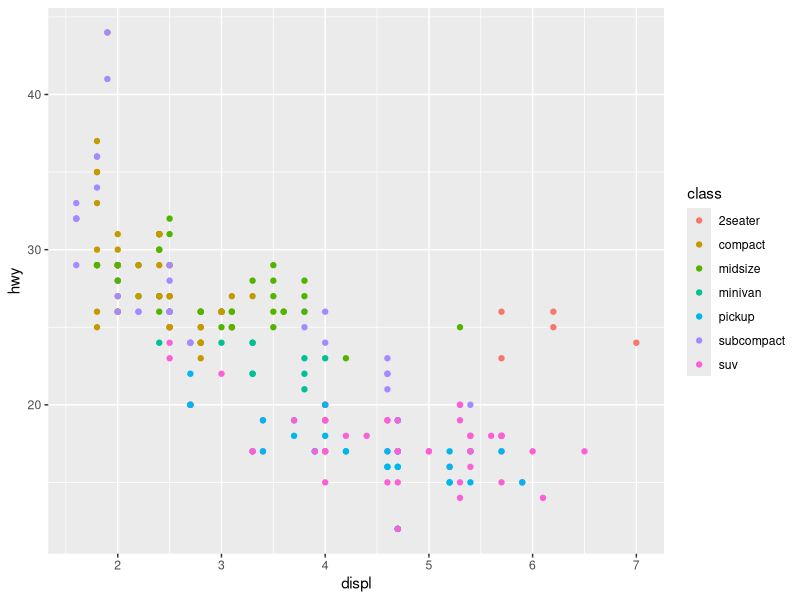
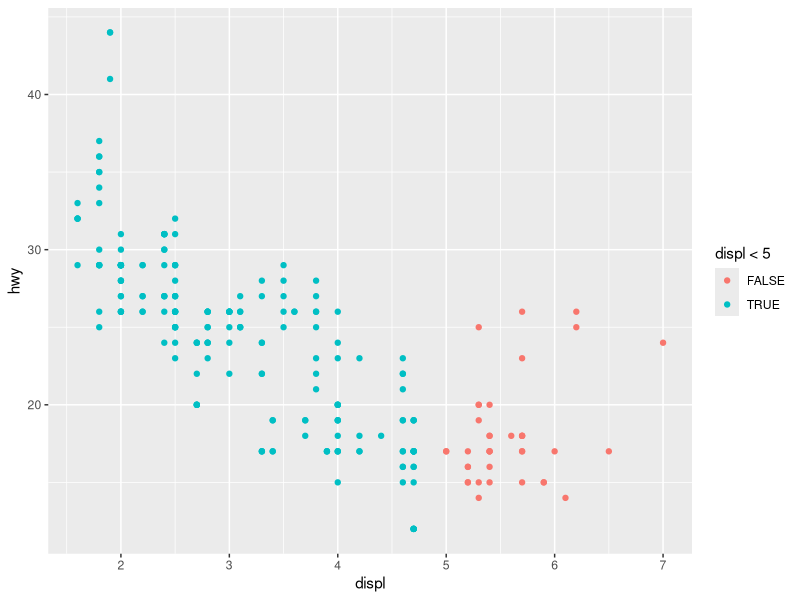
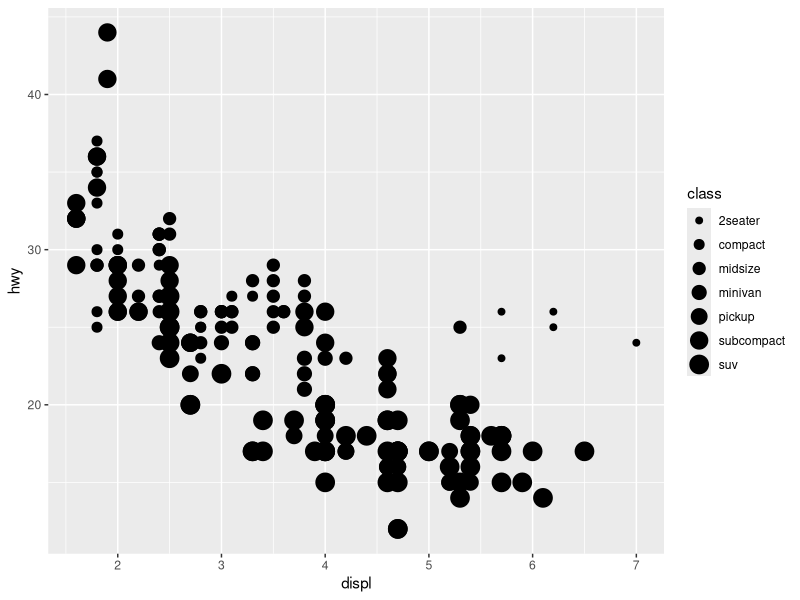
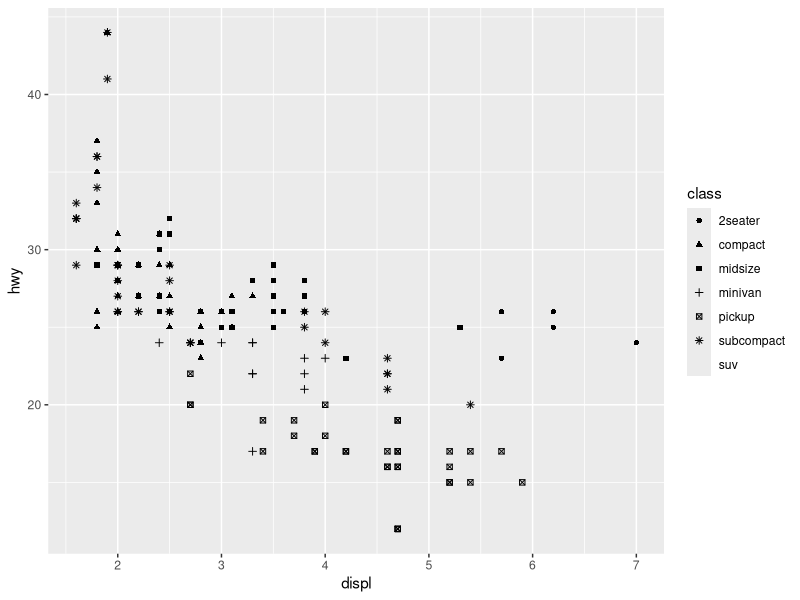
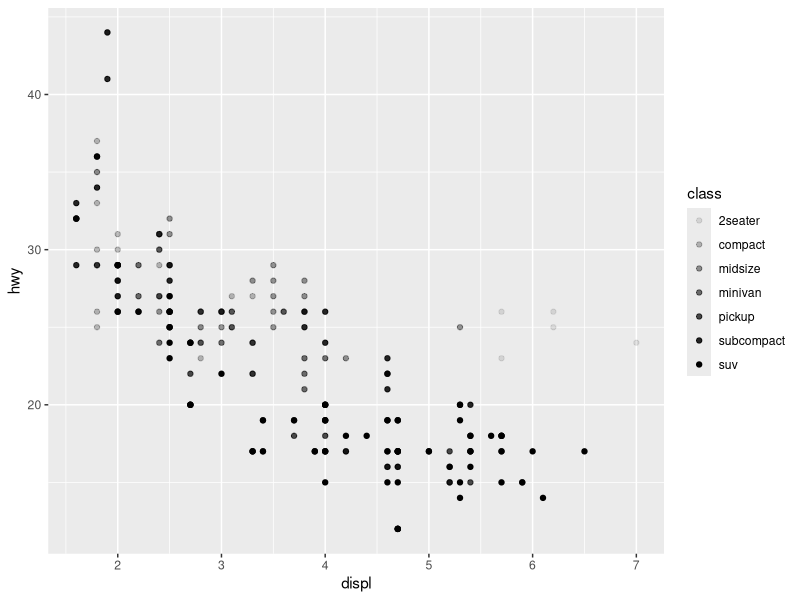
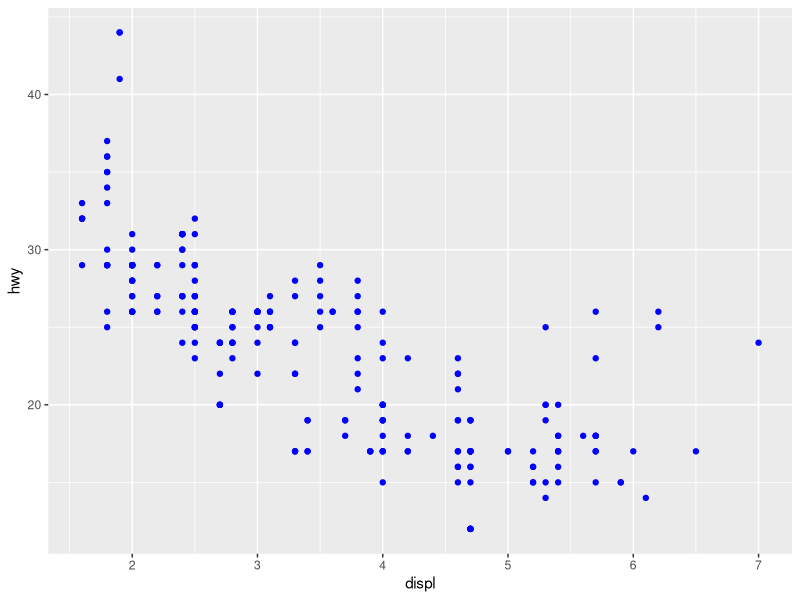
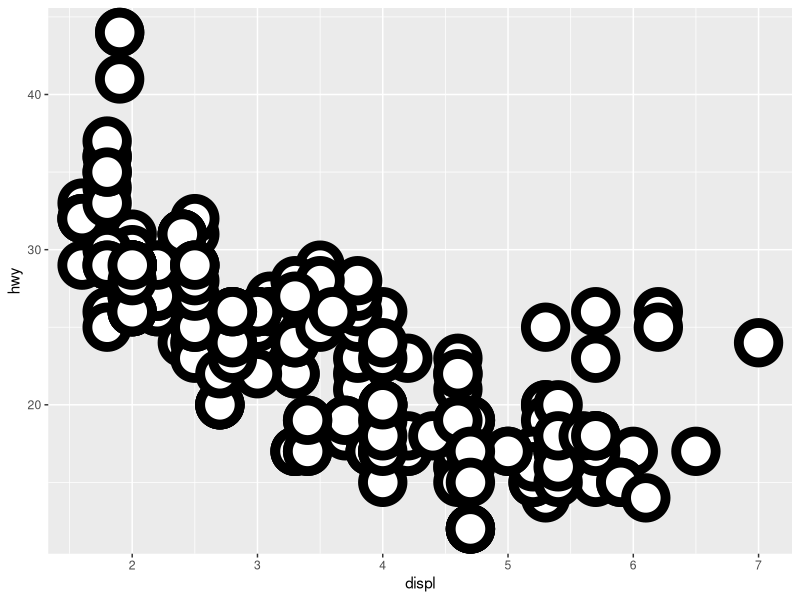
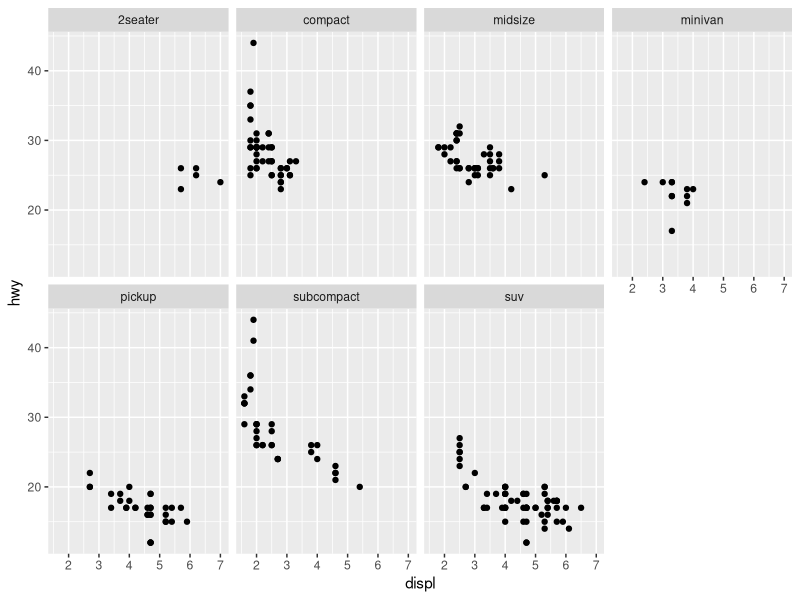

The R source for these figures, in order:
## ---- chunk 1
library("tidyverse")
## ---- chunk 2
# install.packages("tidyverse")
library(tidyverse) #패키지는 가장 위에 명시
#ggplot은 tidyverse에 포함됨.
## ---- chunk 3
ggplot(data=mpg)+
  geom_point(mapping=aes(x=displ, y=hwy, color=class))

# displ가 5보다 큰것과 작은것 두가지 색깔로 나타남.
ggplot(data = mpg) +
  geom_point(mapping = aes(x = displ, y = hwy, color = displ < 5))

# Using size for a discrete variable is not advised.
# A continuous variable can not be mapped to shape.(Error)
# continuous - color, size
# categorical - shape
# Categorical variables are type chr, whereas continuous variables are type dbl or int
ggplot(data=mpg)+
  geom_point(mapping=aes(x=displ, y=hwy, size=class))

ggplot(data=mpg)+
  geom_point(mapping=aes(x=displ, y=hwy, shape=class))

ggplot(data=mpg)+
  geom_point(mapping=aes(x=displ, y=hwy, alpha=class))

ggplot(data=mpg)+
  geom_point(mapping=aes(x=displ, y=hwy), color="blue")

# size : 점크기, stroke : 둘레 두께
ggplot(data = mpg) + 
  geom_point(mapping = aes(x = displ, y = hwy), shape=21, color="black", fill="white", size=10, stroke=5)
## ---- chunk 4
ggplot(data = mpg) + 
  geom_point(mapping = aes(x = displ, y = hwy)) + 
  facet_wrap(~ class, nrow = 2) #분류가 하나

ggplot(data = mpg) + 
  geom_point(mapping = aes(x = displ, y = hwy)) + 
  facet_grid(drv ~ class) #분류가 두개

# When using facet_grid() you should usually put the variable with more unique levels in the columns.

# facet_grid(drv~.) or facet_grid(.~cyl) : facet_grid에서도 single variable로 facet 가능
## ---- chunk 5
ggplot(data = mpg) + 
  geom_smooth(mapping = aes(x = displ, y = hwy, linetype = drv))

ggplot(data = mpg) + 
  geom_smooth(mapping = aes(x = displ, y = hwy, color = drv))

# smoothline은 class가 subcompact인것만 그리고, se=FALSE는 오차범위를 그리지 말라는 뜻
ggplot(data = mpg, mapping = aes(x = displ, y = hwy)) + 
  geom_point(mapping = aes(color = class)) + 
  geom_smooth(data = filter(mpg, class == "subcompact"), se = FALSE)

#grouping
ggplot(data = mpg, mapping = aes(x = displ, y = hwy)) + 
  geom_point() +
  geom_smooth(se = FALSE, mapping = aes(group = drv))

#mapping=aes 빠뜨리지 않기
ggplot(data=mpg, mapping=aes(x=displ, y=hwy))+
  geom_point()+
  geom_smooth(mapping=aes(color=drv), se=FALSE)

#덮는거 가능
ggplot(data=mpg, mapping=aes(x=displ, y=hwy))+
  geom_point(color="white", size=5)+
  geom_point(mapping=aes(color=drv))
## ---- chunk 6
#geom_bar : stat=count 가 default, 하나의 변수에 대해 count하는 graph
ggplot(data = diamonds) + 
  geom_bar(mapping = aes(x = cut))
## ---- chunk 7
#항목별로 높이가 1인 막대를 쌓는다. group=cut
ggplot(data = diamonds) +
  geom_bar(mapping = aes(x = cut, y=..prop..))


#비율을 나타내는 bar graph
ggplot(data = diamonds) +
  geom_bar(mapping = aes(x = cut, y = ..prop.., group = 1))  

#항목별로 높이가 1인 막대를 7개(color의 개수)씩 쌓는다. group=cut&color
ggplot(data = diamonds) +
  geom_bar(mapping = aes(x = cut, fill = color, y = ..prop..))

#group=color이므로
#(Ideal, E)파티션높이=[cut=Ideal, color=E의 개수]/[color=E의 개수]
ggplot(data = diamonds) + 
  geom_bar(mapping = aes(x = cut, y = ..prop.., fill = color, group = color))

#비율을 color별로 나눠 쌓아준다.
ggplot(data = diamonds) +
  geom_bar(mapping = aes(x = cut, y = ..count.. / sum(..count..), fill = color))
## ---- chunk 8
# x, y축 모두를 설정한 값으로 그리고 싶다면 stat="idenetity" 반드시 필요.

demo <- tribble(
  ~cut,         ~freq,
  "Fair",       1610,
  "Good",       4906,
  "Very Good",  12082,
  "Premium",    13791,
  "Ideal",      21551
)
ggplot(data = demo) +
  geom_bar(mapping = aes(x = cut, y = freq), stat = "identity")

# 범위 표시
ggplot(data = diamonds) + 
  stat_summary(
    mapping = aes(x = cut, y = depth),
    fun.ymin = min,
    fun.ymax = max,
    fun.y = median
  )
## ---- chunk 9
#color bar
ggplot(data = diamonds) + 
  geom_bar(mapping = aes(x = cut, color = cut))

#Fill color
ggplot(data = diamonds) + 
  geom_bar(mapping = aes(x = cut, fill = cut))

#Fill color according to another variable
ggplot(data = diamonds) + 
  geom_bar(mapping = aes(x = cut, fill = clarity))

#position="stack"이 default(color bar를 쌓는다). idendity는 쌓지 않고 겹쳐서 그림. 즉 눈에 보이는 초록색의 최대 높이(=stack에서 초록색 bar만의 길이)가 초록색의 값(Ideal에서는 3500정도)이다.
ggplot(data = diamonds) + 
  geom_bar(mapping = aes(x = cut, fill = clarity), position = "identity")

#투명도를 설정하면 좀 더 잘 보임
ggplot(data = diamonds) + 
  geom_bar(mapping = aes(x = cut, fill = clarity), position = "identity", alpha=1/5)

ggplot(data = diamonds) + 
  geom_bar(mapping = aes(x = cut, color = clarity), fill=NA, position="identity")

#각 바의 길이를 모두 같게 해서 쌓음_easier to compare proportions across groups.
ggplot(data = diamonds) + 
  geom_bar(mapping = aes(x = cut, fill = clarity), position = "fill")

#cut의 항목별로 각각에 대해 clarity에 따른 막대그래프를 그림. dodge 쓰려면 반드시 fill이나 color 써야 함.
ggplot(data = diamonds) + 
  geom_bar(mapping = aes(x = cut, fill = clarity), position = "dodge")

#(X, Y)값이 같으면 노이즈를 줘서 산점도에 점들이 안겹치도록 만들어줌
#X좌표가 categorical variable일 때 유용
ggplot(data = mpg) + 
  geom_point(mapping = aes(x = displ, y = hwy), position = "jitter")

#위동 동일한 효과
ggplot(data = mpg, mapping = aes(x = displ, y = hwy)) + 
  geom_point()+
  geom_jitter()

#겹친 점의 크기가 커짐
ggplot(data = mpg, mapping = aes(x = cty, y = hwy)) + 
  geom_point()+
  geom_count()
## ---- chunk 10
#x축 범위 설정
ggplot(data = mpg, mapping = aes(x = class, y = hwy)) + 
  geom_boxplot() + 
  coord_cartesian(xlim = c(0, 5))

#가로 세로 비율 설정
ggplot(data = mpg, mapping = aes(x = class, y = hwy)) + 
  geom_boxplot() + 
  coord_fixed(ratio = 1/2)

#boxplot 그림
ggplot(data = mpg, mapping = aes(x = class, y = hwy)) + 
  geom_boxplot()

#xy좌표 뒤집음
ggplot(data = mpg, mapping = aes(x = class, y = hwy)) + 
  geom_boxplot() +
  coord_flip()

#install.packages("maps")
library("maps")
nz <- map_data("nz")
ggplot(nz, aes(long, lat, group = group)) + #long, lat : 경도, 위도
  geom_polygon(fill = "white", colour = "black")

#가로세로 비율 더 보기 좋게 바뀜
ggplot(nz, aes(long, lat, group = group)) +
  geom_polygon(fill = "white", colour = "black") +
  coord_quickmap()

bar <- ggplot(data = diamonds) + 
  geom_bar(
    mapping = aes(x = cut, fill = cut), 
    show.legend = FALSE, #legend 숨김
    width = 1 #bar사이 간격1로 하면 따닥따닥 붙어있게 됨->원그래프가 이쁘게 나옴
  ) + 
  theme(aspect.ratio = 1) + #비율고정
  labs(x = NULL, y = NULL) #x,y축 이름 없앰(숫자만 남김)
bar
#coord_polar_원그래프를 그림.
bar + coord_polar() #각도=x축, 거리=y축이 기본
bar + coord_polar(theta="y") #각도=y축, 거리=x축(첫번째 도넛, 두번째 도넛,...)

#position="fill"을 fill=color랑 같이 쓰면 원이 가득차서 비율로 볼수있다.
ggplot(data = diamonds) + 
  geom_bar(mapping=aes(x=cut, fill=color), position="fill", width=1 )+
  coord_polar(theta="y")

#단일 원그래프(color의 비율)
ggplot(data = diamonds) + 
  geom_bar(mapping=aes(x=factor(1), fill=color), width=1)+
  coord_polar(theta="y")
## ---- chunk 11
ggplot(data = mpg, mapping = aes(x = cty, y = hwy)) +
  geom_point() + 
  geom_abline(intercept=0, slope=1)+ #기울기 slope, y절편 intercept인 보조선을 그림
  coord_fixed() #x-y비율 1대1로
## ---- chunk 12
ggplot(mpg, aes(displ, hwy)) +
  geom_point(aes(color = class)) +
  geom_smooth(se = FALSE) +
  labs(
    title = "Fuel efficiency generally decreases with engine size",
    subtitle = "Two seaters (sports cars) are an exception because of their light weight",
    caption = "Data from fueleconomy.gov",
    x = "Engine displacement (L)",
    y = "Highway fuel economy (mpg)",
    color = "Car type" #legend 이름 설정
 )

ggplot(diamonds, aes(carat, price)) +
  geom_point(aes(colour = cut), alpha = 1/20)#여기까지만 하면 legend영역의 color에도 alpha가 적용된다. 다음과 같이 수정한다.
ggplot(diamonds, aes(carat, price)) +
  geom_point(aes(colour = cut), alpha = 1/20)+
  guides(color=guide_legend(override.aes = list(alpha=1) ))
## ---- chunk 13
#?plotmath
df <- tibble(x = runif(10), y = runif(10))
ggplot(df, aes(x, y)) + geom_point() +
  labs(
    x = quote(sum(x[i] ^ 2, i == 1, n)),
    y = quote(alpha + beta + frac(delta, theta))
  )
## ---- chunk 14
best_in_class <- mpg %>%
  group_by(class) %>%
  filter(row_number(desc(hwy)) == 1)
best_in_class

ggplot(mpg, aes(x = displ, y = hwy)) +
  geom_point(aes(colour = class)) +
  geom_text(aes(label = model), data = best_in_class)

# install.packages("ggrepel")
# library("ggrepel")
ggplot(mpg, aes(displ, hwy)) +
  geom_point(aes(colour = class)) +
  geom_point(size = 3, shape = 1, data = best_in_class) +
  ggrepel::geom_label_repel(aes(label = model), data = best_in_class)
## ---- chunk 15
# breaks
ggplot(mpg, aes(displ, hwy)) +
  geom_point() +
  scale_y_continuous(breaks = seq(15, 40, by = 5))

# labels
ggplot(mpg, aes(displ, hwy)) +
  geom_point() +
  scale_x_continuous(labels = NULL) +
  scale_y_continuous(labels = NULL)

# Plot y-axis at log scale
ggplot(mpg, aes(x = displ, y = hwy)) +
  geom_point() +
  scale_y_log10()

# Plot x-axis in reverse order
ggplot(mpg, aes(x = displ, y = hwy)) +
  geom_point() +
  scale_x_reverse()

# legend항목 조정
ggplot(mpg, aes(displ, hwy)) +
  geom_point(aes(colour = class)) +
  scale_colour_discrete(labels = NULL)
## ---- chunk 16
# Set legend position: "left", "right", "top", "bottom", none
ggplot(mpg, aes(displ, hwy)) +
  geom_point(aes(colour = class)) + 
  theme(legend.position = "left")

# theme함수로 legend위치 조정, guides함수로 더 조건 추가할 수 있다.
ggplot(mpg, aes(displ, hwy)) +
  geom_point(aes(colour = class))+
  theme(legend.position = "left")+
  guides(colour = guide_legend(nrow = 1, override.aes = list(size = 4)))
## ---- chunk 17
# Without clipping (removes unseen data points) : 단순확대-coord_cartesian이용
ggplot(mpg, mapping = aes(displ, hwy)) +
  geom_point(aes(color = class)) +
  geom_smooth() +
  coord_cartesian(xlim = c(5, 7), ylim = c(10, 30))

# With clipping (removes unseen data points) : 현재 남아있는 점으로 smooth graph 그림
ggplot(mpg, mapping = aes(displ, hwy)) +
  geom_point(aes(color = class)) +
  geom_smooth() +
  xlim(5, 7) + ylim(10, 30)

ggplot(mpg, mapping = aes(displ, hwy)) +
  geom_point(aes(color = class)) +
  geom_smooth() +
  scale_x_continuous(limits = c(5, 7)) +
  scale_y_continuous(limits = c(10, 30))

mpg %>%
  filter(displ >= 5, displ <= 7, hwy >= 10, hwy <= 30) %>%
  ggplot(aes(displ, hwy)) +
  geom_point(aes(color = class)) +
  geom_smooth()
## ---- chunk 18
ggplot(mpg, aes(displ, hwy)) +
  geom_point(aes(color = class)) +
  geom_smooth(se = FALSE) +
  theme_bw() #theme_light, theme_classic 등등
